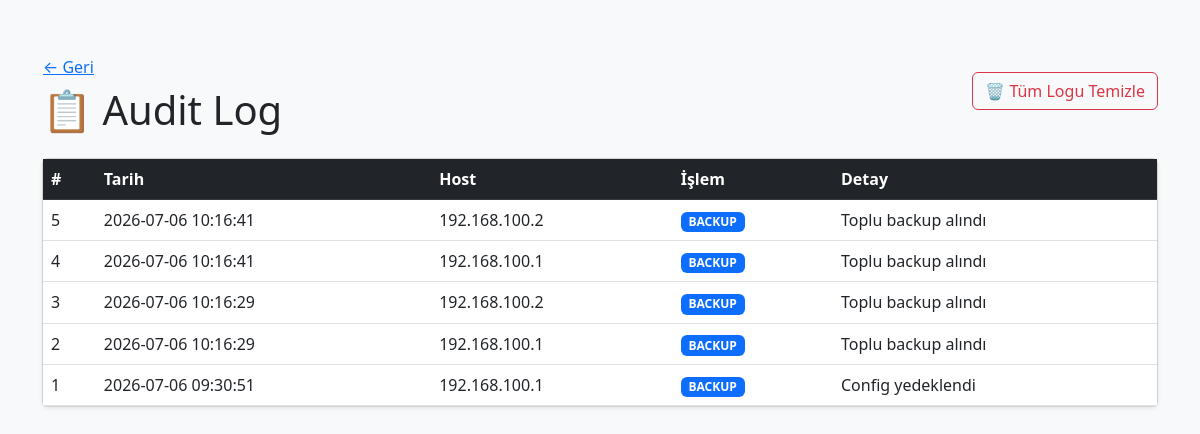
The app's page /audit (signed in) with its own data.
### tables this page shows
CREATE TABLE audit_log (
        id INTEGER PRIMARY KEY AUTOINCREMENT,
        tarih TEXT,
        host TEXT,
        islem TEXT,
        detay TEXT,
        user_id INTEGER
    );

### app.py (the view)
@app.route('/audit')
@login_required
def audit():
    logs = log_listele(current_user.id)
    return render_template('audit.html', logs=logs)

### app.py (called while the page is built)
@login_manager.user_loader
def load_user(user_id):
    import sqlite3
    conn = sqlite3.connect("audit.db")
    c = conn.cursor()
    c.execute("SELECT * FROM users WHERE id = ?", (user_id,))
    user = c.fetchone()
    conn.close()
    if user:
        return User(user[0], user[1])
    return None

### database.py (called while the page is built)
def log_listele(user_id=None):
    conn = sqlite3.connect(DB_FILE)
    c = conn.cursor()
    if user_id:
        c.execute("SELECT * FROM audit_log WHERE user_id = ? ORDER BY id DESC", (user_id,))
    else:
        c.execute("SELECT * FROM audit_log ORDER BY id DESC")
    rows = c.fetchall()
    conn.close()
    return rows

### templates/audit.html (shortened to what this page needs)
<!DOCTYPE html>
<html lang="tr">
<head>
    <link href="https://cdn.jsdelivr.net/npm/bootstrap@5.3.0/dist/css/bootstrap.min.css" rel="stylesheet">
</head>
<body class="bg-light">
    <div class="container py-5">
        <div class="d-flex justify-content-between align-items-center mb-4">
            <div>
                <a href="/" class="btn btn-link ps-0">← Geri</a>
                <h1 class="mb-0">📋 Audit Log</h1>
            </div>
            {% if logs %}
            <button class="btn btn-outline-danger"
                onclick="temizleOnay()">🗑 Tüm Logu Temizle</button>
            {% endif %}
        </div>
        <div class="card shadow-sm">
            <div class="card-body p-0">
                <table class="table table-hover mb-0">
                    <thead class="table-dark">
                        <tr>
                            <th>#</th>
                            <th>Tarih</th>
                            <th>Host</th>
                            <th>İşlem</th>
                            <th>Detay</th>
                        </tr>
                    </thead>
                    <tbody>
                        {% for log in logs %}
                        <tr>
                            <td>{{ log[0] }}</td>
                            <td>{{ log[1] }}</td>
                            <td>{{ log[2] }}</td>
                            <td>
                                {% if log[3] == "BACKUP" %}
                                    <span class="badge bg-primary">{{ log[3] }}</span>
                                {% elif log[3] == "CONFIG DIFF" %}
                                    <span class="badge bg-warning text-dark">{{ log[3] }}</span>
                                {% else %}
                                    <span class="badge bg-secondary">{{ log[3] }}</span>
                                {% endif %}
                            </td>
                            <td>{{ log[4] }}</td>
                        </tr>
                        {% else %}
                        <tr><td colspan="5" class="text-center text-muted py-4">Henüz kayıt yok</td></tr>
                        {% endfor %}
                    </tbody>
                </table>
            </div>
        </div>
    </div>
</body>
</html>

### records on screen
audit_log: id "5", tarih "2026-07-06 10:16:41", host "192.168.100.2", islem "BACKUP", detay "Toplu backup alındı"
audit_log: id "4", tarih "2026-07-06 10:16:41", host "192.168.100.1", islem "BACKUP", detay "Toplu backup alındı"
audit_log: id "3", tarih "2026-07-06 10:16:29", host "192.168.100.2", islem "BACKUP", detay "Toplu backup alındı"
audit_log: id "2", tarih "2026-07-06 10:16:29", host "192.168.100.1", islem "BACKUP", detay "Toplu backup alındı"
audit_log: id "1", tarih "2026-07-06 09:30:51", host "192.168.100.1", islem "BACKUP", detay "Config yedeklendi"
